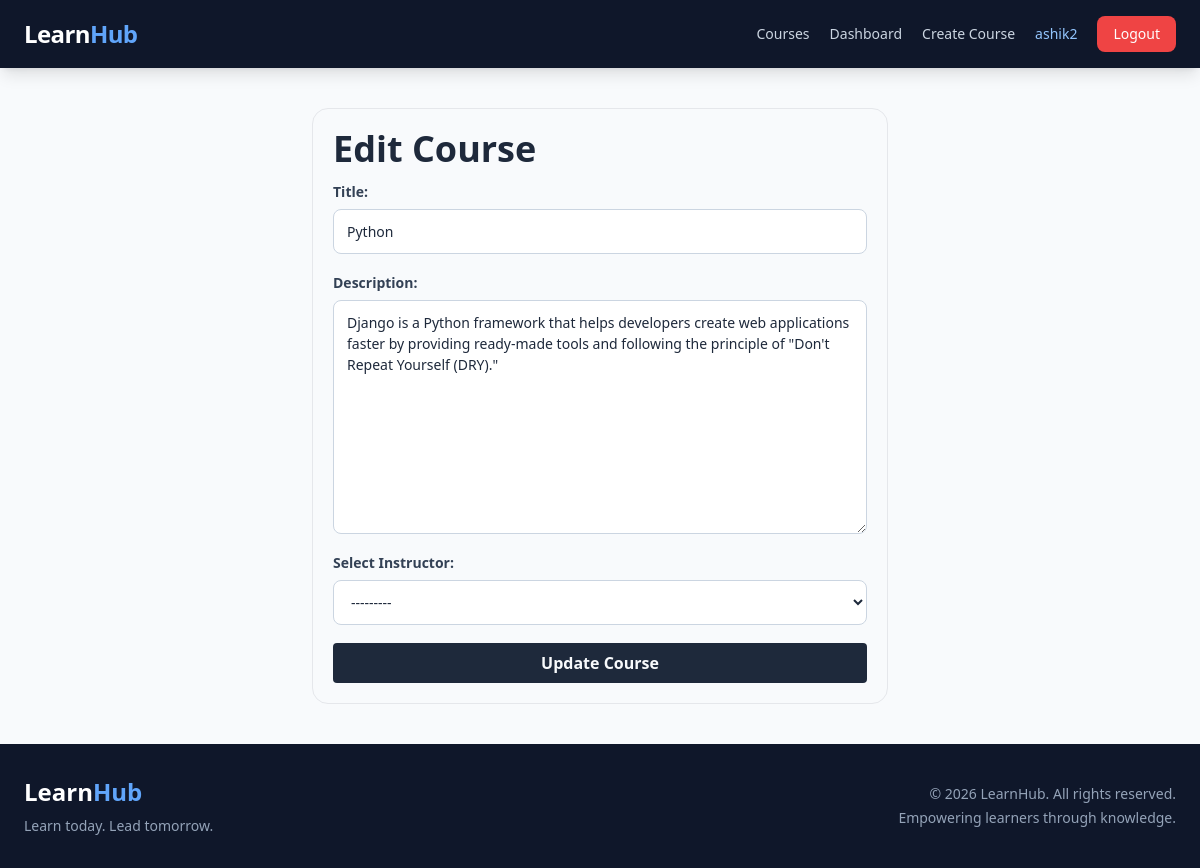
The app's page /course/edit_course/1/ (signed in) with its own data.
### accounts/models.py (models this page shows)
class CustomUser(AbstractUser):
    phone = models.CharField(max_length=15)
    address = models.TextField(
        blank=True , null = True
    )
    date_of_birth = models.DateField(
        blank=True , null=True
    )

### courses/models.py (models this page shows, shortened)
class Courses(models.Model):
    students = models.ManyToManyField(
        settings.AUTH_USER_MODEL ,
        through='enrollments.Enrollment' ,
        related_name='enrollment_courses',
        blank=True
    )
    title = models.CharField(max_length=100)
    description = models.TextField()
    instructor = models.ForeignKey(
        settings.AUTH_USER_MODEL ,
        on_delete=models.CASCADE ,
        related_name='courses'
    )
    created_at = models.DateTimeField(auto_now_add=True)
    class Meta :
        permissions = [
            ('can_publish_course' , 'Can publish course')
        ]

### courses/views.py (the view)
# urls.py: path('edit_course/<int:course_id>/',views.edit_course,name='edit_course'),
@login_required
def edit_course(request , course_id):
    course = get_object_or_404(Courses,id=course_id)
    is_admin = request.user.groups.filter(name='Admin').exists()
    if not is_admin and course.instructor != request.user :
        return HttpResponse("Permission Denied", status=403)
    if request.method == "POST":
        form = CourseForm(request.POST , instance=course)
        if form.is_valid():
            form.save()
            return redirect('course_details',course_id=course.id)
    else:
        form = CourseForm(instance=course)
    return render(request,'edit_course.html',{'form':form , 'course' : course})

### courses/form.py
class CourseForm(forms.ModelForm):
    class Meta :
        model = Courses
        fields = ['title','description','instructor']
    def __init__(self, *args , **kwargs):
        super().__init__(*args , **kwargs)
        self.fields['instructor'].queryset = User.objects.filter(groups__name='Instructor').distinct()
        self.fields['instructor'].label = 'Select Instructor'

### courses/templates/edit_course.html (shortened to what this page needs)
{% extends 'base.html' %}
{% block content %}
<div class="w-full flex  justify-center">
    <form
    class="border lg:w-1/2 sm:w-full p-5 rounded-2xl"
    method="POST">
        <h1
        class="text-slate-800 text-4xl mb-3 font-semibold"
        >Edit Course</h1>
        {{ form.as_p }}
        <button
        class="w-full flex justify-center text-slate-50 bg-slate-800 p-2  rounded font-semibold"
        type="submit">Update Course</button>
    </form>
</div>
{% endblock %}

### templates/base.html (shortened to what this page needs)
<!DOCTYPE html>
<html lang="en">
<head>
    <script src="https://cdn.tailwindcss.com"></script>
</head>
<body class="min-h-screen flex flex-col bg-slate-50 text-slate-800">
    <header class="bg-slate-900 shadow-lg">
        <nav class="max-w-8xl mx-auto px-6 py-4 flex flex-wrap items-center justify-between gap-4">
            <a href="{% url 'course_list' %}"
               class="text-2xl font-extrabold tracking-tight text-white">
                Learn<span class="text-blue-400">Hub</span>
            </a>
            <div class="flex items-center flex-wrap gap-5 text-sm font-medium">
                <a href="{% url 'course_list' %}"
                   class="text-slate-300 hover:text-white transition">
                    Courses
                </a>
                {% if user.is_authenticated %}
                    <a href="{% url 'dashboard_redirect' %}"
                       class="text-slate-300 hover:text-white transition">
                        Dashboard
                    </a>
                    {% if perms.courses.add_courses %}
                        <a href="{% url 'create_course' %}"
                           class="text-slate-300 hover:text-white transition">
                            Create Course
                        </a>
                    {% endif %}
                    <span class="text-blue-300">
                        {{ user.username }}
                    </span>
                    <form method="POST" action="{% url 'logout' %}">
                        <button type="submit"
                            class="bg-red-500 hover:bg-red-600 text-white px-4 py-2 rounded-lg transition">
                            Logout
                        </button>
                    </form>
                {% endif %}
            </div>
        </nav>
    </header>
    <main class="flex-grow w-full max-w-7xl mx-auto px-6 py-10">
        {% block content %}
        {% endblock %}
    </main>
    <footer class="bg-slate-900 text-slate-400">
        <div class="max-w-8xl mx-auto px-6 py-8">
            <div class="flex flex-col md:flex-row justify-between items-center gap-5">
                <div>
                    <h2 class="text-2xl font-bold text-white">
                        Learn<span class="text-blue-400">Hub</span>
                    </h2>
                    <p class="text-sm mt-2">
                        Learn today. Lead tomorrow.
                    </p>
                </div>
                <div class="text-sm text-center md:text-right">
                    <p>© {% now "Y" %} LearnHub. All rights reserved.</p>
                    <p class="mt-1">Empowering learners through knowledge.</p>
                </div>
            </div>
        </div>
    </footer>
</body>
</html>

### templates/base.html (style rules this page uses)
form p { margin-bottom: 18px; }
form label { display: block; margin-bottom: 7px; font-size: 14px; font-weight: 600; color: #334155; }
form input:not([type="checkbox"]):not([type="radio"]):not([type="file"]), form textarea, form select { display: block; width: 100%; padding: 11px 13px; border: 1px solid #cbd5e1; border-radius: 8px; background-color: #fff; font-size: 14px; color: #1e293b; outline: none; transition: border-color 0.2s, box-shadow 0.2s; }
form textarea { min-height: 110px; resize: vertical; }

### records on screen
CustomUser: username "ashik2"
Courses: title "Python", description "Django is a Python framework that helps developers create web applications faster by providing ready-made tools and following the principle of \"Don't Repeat Yourself (DRY).\"", instructor "---------"
